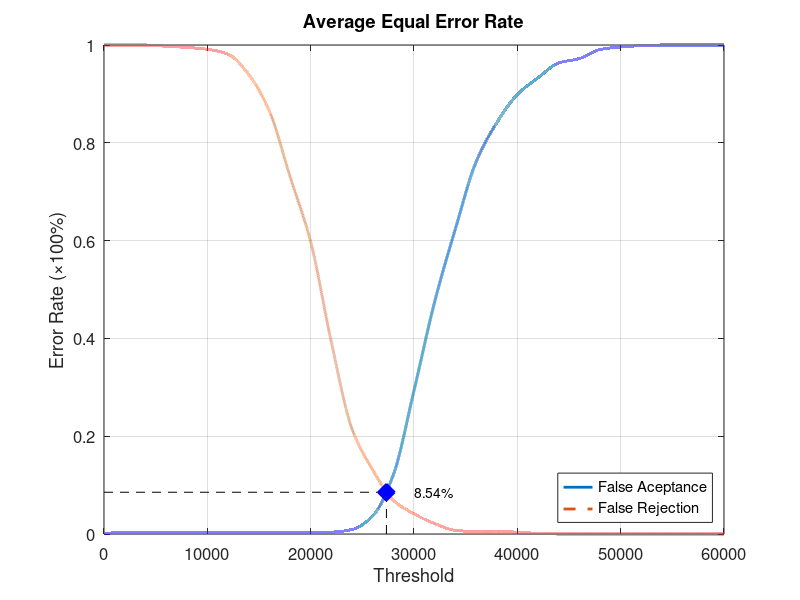
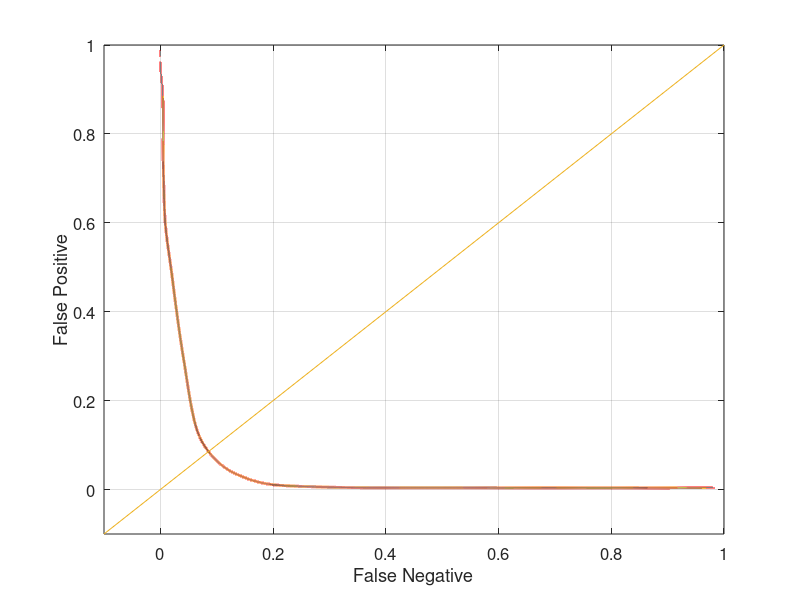

These figures' MATLAB source, in order:
function yEER = Experiment3Average
close all;
clear;
clc;
x = 0:2000:60000;
xq = 0:0.5:60000;

y0 = [0 0.00394737 0.00394737 0.00394737 0.00394737 0.00394737 0.00394737 0.00394737 0.00394737 0.00394737 0.00394737 0.00394737 0.00921053 0.0368421 0.121053 0.293421 0.475 0.623684 0.760526 0.840789 0.898684 0.932895 0.963158 0.972368 0.99079 0.996053 0.998684 1 1 1 1];
yy0 = interp1(x, y0, xq, 'pchip');
y1 = [1 1 1 0.9975 0.995 0.99125 0.98125 0.94 0.865 0.73125 0.5975 0.3925 0.215 0.13125 0.06875 0.04125 0.02125 0.0075 0.005 0.005 0.00375 0.00125 0 0 0 0 0 0 0 0 0];
yy1 = interp1(x, y1, xq, 'pchip');

% Calculating EER: 
y2 = abs(y0 - y1);
find(y2 == min(y2))
yy2 = abs(yy0 - yy1);
xEER = find(yy2 == min(yy2));
xEERIndex = xq(xEER) % X-axis EER
yEER = yy0(xEER) % Y-axis EER

main = figure
plot(xq, yy0,'-','LineWidth', 2);	hold on
plot(xq, yy1,'--','LineWidth', 2);	hold on
plot([xEERIndex xEERIndex], [0 yEER], 'k--');	hold on
plot([0 xEERIndex], [yEER yEER], 'k--');	hold on
plot(xEERIndex, yEER, 'bx', 'LineWidth', 10);	hold on
text(xEERIndex + 10 * xEERIndex / 100, yEER, [num2str(round((10000 * yEER)) / 100) '%'])
legend('False Aceptance', 'False Rejection', 'Location', 'SouthEast')
xlabel('Threshold')
ylabel('Error Rate (\times100%)')
title('Average Equal Error Rate')
set(gca, 'FontSize', 12)
axis([0 60000 0 1])
grid on

print(main, 'Experiment3AverageMain', '-dpng');
FNRxFPR = figure('Color', [1 1 1]);
plot(yy1, yy0, '-', yy1, yy0, 'LineWidth', 2);
hold on
y = -0.1:0.1:1
plot(y, y); 
set(gca, 'FontSize', 12)
xlabel('False Negative')
ylabel('False Positive')
axis([-0.1 1 -0.1 1])
set(gca, 'FontSize', 12)
grid on

print(FNRxFPR, 'Experiment3AverageFNRxFPR','-dpng');
end
